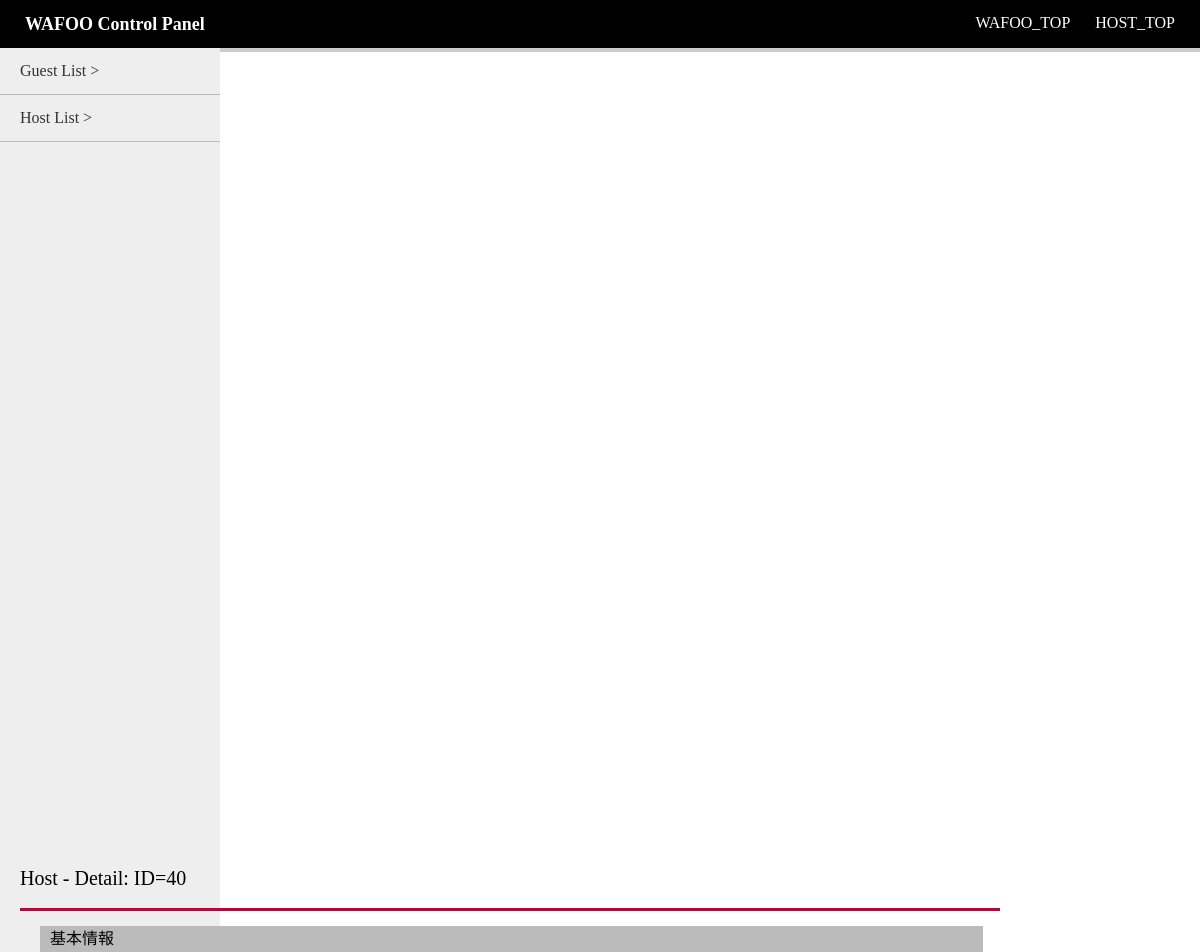
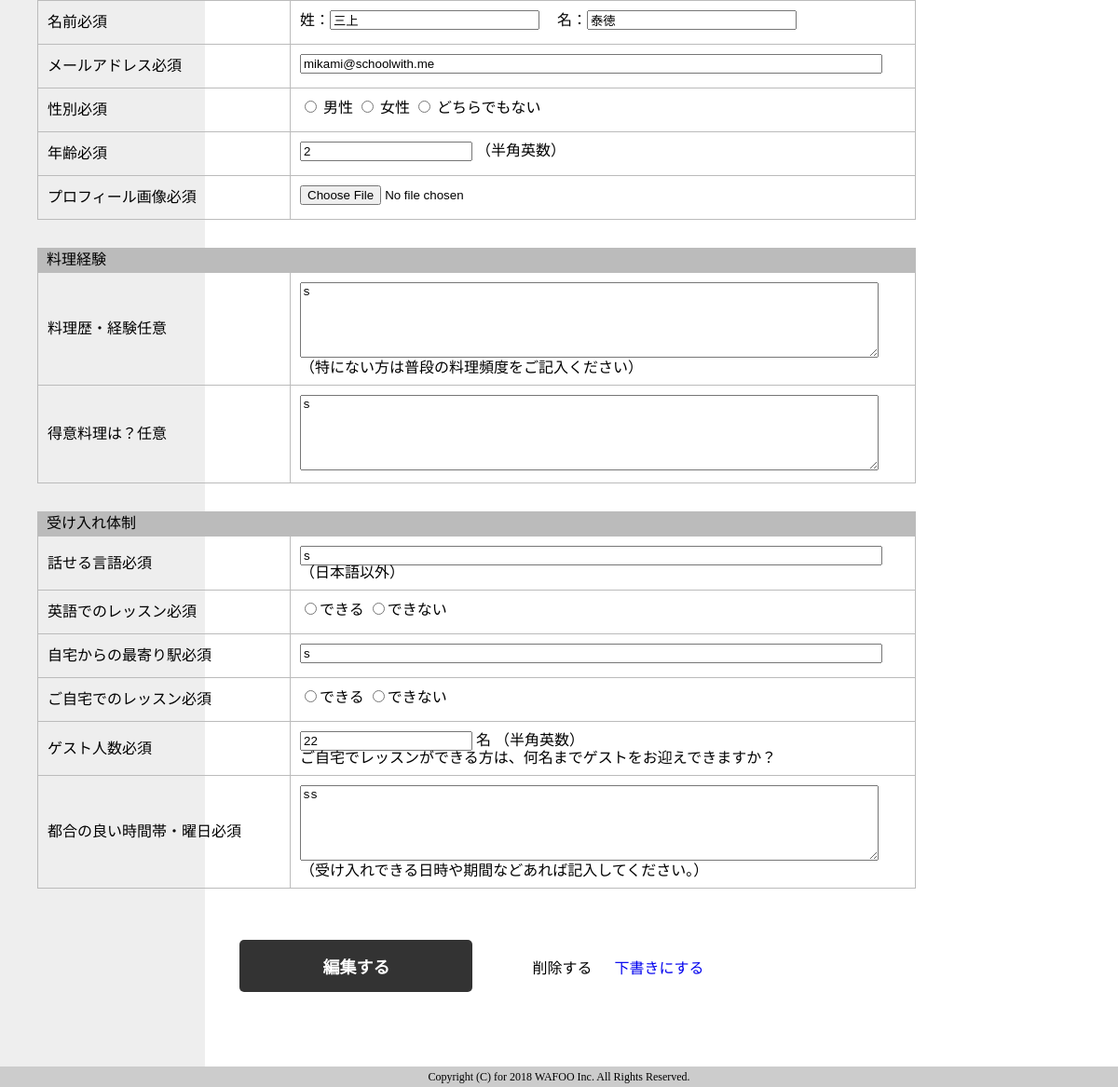
/WAFOO_CMS/hostDetail.php?id=40, run on the app's committed database (2 pictures, top to bottom).
### tables this page shows
CREATE TABLE `wafoo_host_table` (
  `id` int(11) NOT NULL AUTO_INCREMENT,
  `sei` varchar(64) NOT NULL DEFAULT '',
  `mei` varchar(64) NOT NULL DEFAULT '',
  `mail` varchar(256) NOT NULL DEFAULT '',
  `sex` varchar(64) NOT NULL DEFAULT '',
  `age` int(10) NOT NULL,
  `cookEx` text,
  `cookGood` text,
  `language` varchar(64) NOT NULL DEFAULT '',
  `english` varchar(64) NOT NULL DEFAULT '',
  `station` varchar(64) NOT NULL DEFAULT '',
  `homeLesson` varchar(64) NOT NULL DEFAULT '',
  `guestNum` int(10) DEFAULT NULL,
  `confDate` varchar(256) NOT NULL DEFAULT '',
  `indate` datetime NOT NULL,
  `hostPreview` int(1) DEFAULT NULL,
  PRIMARY KEY (`id`)
);

### WAFOO_CMS/hostDetail.php (the view, shortened to what this page needs)
<?php
$id = $_GET["id"];
$pdo = db_con();
$stmt = $pdo->prepare("SELECT * FROM wafoo_host_table WHERE id=:id");
$stmt->bindValue(":id",$id,PDO::PARAM_INT);
$status = $stmt->execute();
if ($status == false) {
    sqlError($stmt);
} else {
    $row = $stmt->fetch();
}
?>
<?php include("frontend/header.php")?>
<main>
    <?php include("frontend/sidebar.php")?>
    <div class="mainContents">
        <h2>Host - Detail: ID=<?=$row["id"]?></h2>
        <form action="backend/update_host.php" method="post" id="host_form" enctype="multipart/form-data">
        <section class="hostDetail_section">
            <h3>基本情報</h3>
            <table>
                <tr>
                    <th>名前<span class="form_must">必須</span></th>
                    <td>
                        <span class="form_comment">姓：</span><input type="text" name="sei" size="25"  value="<?=$row['sei']?>">
                        <span class="form_comment ml15">名：<input type="text" name="mei" size="25" value="<?=$row['mei']?>"></span>
                    </td>
                </tr>
                <tr>
                    <th>メールアドレス<span class="form_must">必須</span></th>
                    <td><input type="text" name="mail" size="75" value="<?=$row['mail']?>"></td>
                </tr>
                <tr>
                    <th>性別<span class="form_must">必須</span></th>
                    <td>
                        <input type="radio" name="sex" value="男性">
                        <span class="form_comment mr15">男性</span>
                        <input type="radio" name="sex" value="女性">
                        <span class="form_comment mr15">女性</span>
                        <input type="radio" name="sex" value="どちらでもない">
                        <span class="form_comment mr15">どちらでもない</span>
                    </td>
                </tr>
                <tr>
                    <th>年齢<span class="form_must">必須</span></th>
                    <td>
                        <input type="text" name="age" value="<?=$row['age']?>">
                        <span class="form_comment">（半角英数）</span>
                    </td>
                </tr>
                <tr>
                    <th>プロフィール画像<span class="form_must">必須</span></th>
                    <td>
                        <input type="file" name="prof_file">
                    </td>
                </tr>
            </table>
        </section>
        <section class="hostDetail_section">
            <h3>料理経験</h3>
            <table>
                <tr>
                    <th>料理歴・経験<span class="form_want">任意</span></th>
                    <td>
                        <textarea name="cookEx" rows="5" cols="75"><?=$row['cookEx']?></textarea>
                        <br>
                        <span class="form_comment">（特にない方は普段の料理頻度をご記入ください）</span>
                    </td>
                </tr>
                <tr>
                    <th>得意料理は？<span class="form_want">任意</span></th>
                    <td>
                        <textarea name="cookGood" rows="5" cols="75"><?=$row['cookGood']?></textarea>
                </tr>
            </table>
        </section>
        <section class="hostDetail_section">
            <h3>受け入れ体制</h3>
            <table>
                <tr>
                    <th>話せる言語<span class="form_must">必須</span></th>
                    <td>
                        <input type="text" name="language" size="75" value="<?=$row['language']?>">
                        <span class="form_comment">
                        <br>（日本語以外）</span>
                    </td>
                </tr>
                <tr>
                    <th>英語でのレッスン<span class="form_must">必須</span></th>
                    <td>
                        <input type="radio" name="english" value="可能"><span class="form_comment mr15">できる</span>
                        <input type="radio" name="english" value="不可能"><span class="form_comment mr15">できない</span>
                    </td>
                </tr>
                <tr>
                    <th>自宅からの最寄り駅<span class="form_must">必須</span></th>
                    <td><input type="text" name="station" size="75" value="<?=$row['station']?>"></td>
                </tr>
                <tr>
                    <th>ご自宅でのレッスン<span class="form_must">必須</span></th>
                    <td>
                        <input type="radio" name="homeLesson" value="可能"><span class="form_comment mr15">できる</span>
                        <input type="radio" name="homeLesson" value="不可能"><span class="form_comment mr15">できない</span>
                    </td>
                </tr>
                <tr>
                    <th>ゲスト人数<span class="form_must">必須</span></th>
                    <td>
                        <input type="text" name="guestNum" value="<?=$row['guestNum']?>">
                        <span class="form_comment">名 （半角英数）
                        <br>ご自宅でレッスンができる方は、何名までゲストをお迎えできますか？</span>
                    </td>
                </tr>
                <tr>
                    <th>都合の良い時間帯・曜日<span class="form_must">必須</span></th>
                    <td>
                        <textarea name="confDate" rows="5" cols="75"><?=$row['confDate']?></textarea>
                        <br>
                        <span class="form_comment">（受け入れできる日時や期間などあれば記入してください。）</span>
                    </td>
                </tr>
            </table>
        </section>
        <div class="editBtn">
            <input type="submit" value="編集する">
            <span id="hostDelete_btn">削除する</span>
            <a href="backend/hostPreview.php?id=<?=$row['id']?>" id="hostPreview_btn">下書きにする</a>
        </div>
    </form>
    </div>
</main>

### WAFOO_CMS/css/style.css (style rules this page uses)
.ml15 { margin-left: 15px; }
footer { text-align: center; background: #cccccc; padding: 5px; font-size: 12px; }
main { overflow: hidden; }
.mainContents { float: left; padding: 20px; }
.mainContents h2 { font-size: 20px; padding-bottom: 20px; border-bottom: 3px solid #C3003A; width: 980px; }
.hostDetail_section { padding: 15px 20px; }
.hostDetail_section h3 { background-color: #BBBBBB; padding: 5px 10px; margin-bottom: 0px; }
.hostDetail_section table th { text-align: left; vertical-align: middle; margin: 0 20px 15px; width: 250px; border: #BBBBBB 1px solid; padding: 15px 10px; }
.hostDetail_section table td { border: #BBBBBB 1px solid; padding: 10px; width: 650px; }
.editBtn { width: 600px; margin: 40px auto 60px; text-align: center; }
.editBtn input { width: 250px; border-style:none; font-size: 18px; color: #ffffff; font-weight: bold; background-color: #333333; border-radius: 5px; padding: 15px 30px; margin-right: 50px; cursor : pointer; }
#hostDelete_btn { padding: 15px 10px; cursor : pointer; }
#hostPreview_btn { padding: 15px 10px; cursor : pointer; }

### data on the page
wafoo_host_table: id "40", sei "三上", mei "泰徳", mail "mikami@schoolwith.me", age "2", cookEx "s", cookGood "s", language "s", station "s", guestNum "22", confDate "ss"
